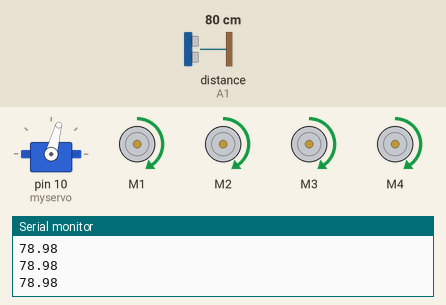
Bench run of a sketch on a simulated Arduino Uno, built with avr-gcc and run on an emulated ATmega328P. Parts: servo, 4 × DC motor (green arrow = forward, orange = backward, longer = faster), the last lines printed to the serial monitor. Wiring (inferred from the names in the program): ultrasonic range finder: trigger A0; echo A1. Inputs (shaded band) come from the test bench; at power-on: distance to the obstacle (sensor on A1) 80 cm. The echo pulse lasts 58.3 µs per cm.

Above: at 1.2 s.
1.3 s: distance to the obstacle (sensor on A1) set to 23 cm
2.8 s: distance to the obstacle (sensor on A1) set to 19 cm
At 5.6 s:
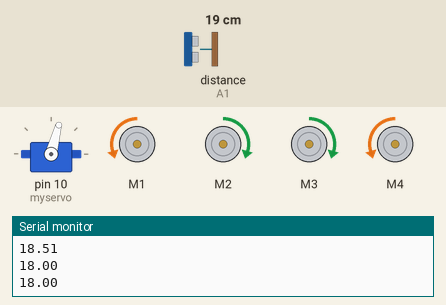
5.8 s: distance to the obstacle (sensor on A1) set to 35 cm
At 7.1 s:
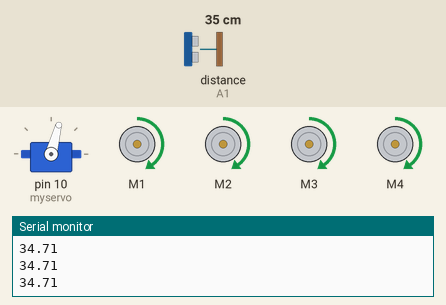
7.5 s: distance to the obstacle (sensor on A1) set to 2 cm
At 8.8 s:
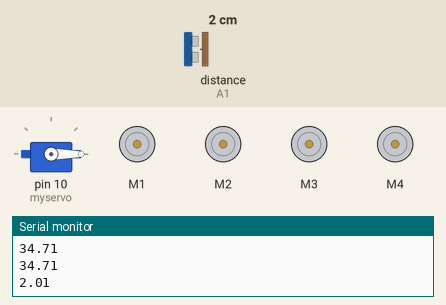
Timing chart, 0 to 11.5 s (numbered marks = the images above; inputs shaded):
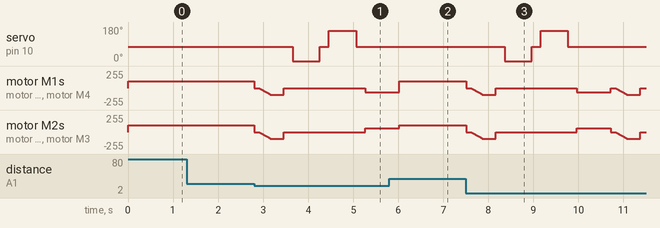

Measured:
- the behaviour switches between 21 and 20 cm on distance to the obstacle (sensor on A1) (found by bisection; images 0 and 1)
- after the input at 2.8 s, servo on pin 10 (myservo): 75° → 0° after 0.86 s, → 75° 0.60 s later, → 160° 0.20 s later, → 75° 0.60 s later
- after the input at 5.8 s, servo on pin 10 (myservo): stays 75° (without the input it goes to 0° after 1.1 s)

The sketch:

car_testing.ino
```cpp
#include <AFMotor.h>
#include <Servo.h>

AF_DCMotor motor1(1);
AF_DCMotor motor2(2);
AF_DCMotor motor3(3);
AF_DCMotor motor4(4);

int TRIG_PIN = A0;
int ECHO_PIN = A1;
int MAX_SPEED = 100;

Servo myservo;

double distance = 100;

double distanceR, distanceL;

void setup() {
  // put your setup code here, to run once:
  myservo.attach(10);
  myservo.write(75);
  motorStop();
  Serial.begin(9600);
  pinMode(TRIG_PIN, OUTPUT);
  pinMode(ECHO_PIN, INPUT);
}

void loop() {

  // put your main code here, to run repeatedly:
  // distanceR = lookRight();
  // Serial.println(distanceR);
  // delay(1000);
  // distanceL = lookLeft();
  // Serial.println(distanceL);
  // delay(1000);
  if(distance<=20){
    motorStop();
    delay(100);
    runBackward();
    delay(300);
    motorStop();
    delay(200);
    distanceR = lookRight();
    Serial.println(distanceR);
    delay(200);
    distanceL = lookLeft();
    Serial.println(distanceL);
    delay(200);

    if(distanceR>=distanceL){
      turnRight();
      motorStop();
    }
    else{
      turnLeft();
      motorStop();
    }
  }
  else{
    runForward2();
  }

  distance = measure();
  Serial.println(distance);
//  delay(1000);
}
void motorStop(){
  motor1.run(RELEASE);
  motor2.run(RELEASE);
  motor3.run(RELEASE);
  motor4.run(RELEASE);
}

void runForward(){
  motor1.run(FORWARD);
  motor2.run(FORWARD);
  motor3.run(FORWARD);
  motor4.run(FORWARD);
  for (int speedSet = 0; speedSet < MAX_SPEED; speedSet +=1){
    motor1.setSpeed(speedSet);
    motor2.setSpeed(speedSet);
    motor3.setSpeed(speedSet);
    motor4.setSpeed(speedSet);
    delay(5);
  }
}

void runForward2(){
  int speedSet = 100;
  motor1.setSpeed(speedSet);
  motor2.setSpeed(speedSet);
  motor3.setSpeed(speedSet);
  motor4.setSpeed(speedSet);

  motor1.run(FORWARD);
  motor2.run(FORWARD);
  motor3.run(FORWARD);
  motor4.run(FORWARD);

}

void runBackward(){
  motor1.run(BACKWARD);
  motor2.run(BACKWARD);
  motor3.run(BACKWARD);
  motor4.run(BACKWARD);
  for (int speedSet = 0; speedSet < MAX_SPEED; speedSet +=2){
    motor1.setSpeed(speedSet);
    motor2.setSpeed(speedSet);
    motor3.setSpeed(speedSet);
    motor4.setSpeed(speedSet);
    delay(5);
  }
}

void turnLeft(){
  motor1.setSpeed(60);
  motor2.setSpeed(60);
  motor3.setSpeed(60);
  motor4.setSpeed(60);
  motor1.run(FORWARD);
  motor4.run(FORWARD);
  motor3.run(BACKWARD);
  motor2.run(BACKWARD);
  delay(750);
  // motor1.run(FORWARD);
  // motor4.run(FORWARD);
  // motor3.run(FORWARD);
  // motor2.run(FORWARD);
}

void turnRight(){
  motor1.setSpeed(60);
  motor2.setSpeed(60);
  motor3.setSpeed(60);
  motor4.setSpeed(60);
  motor1.run(BACKWARD);
  motor4.run(BACKWARD);
  motor3.run(FORWARD);
  motor2.run(FORWARD);
  delay(750);
  // motor1.run(FORWARD);
  // motor4.run(FORWARD);
  // motor3.run(FORWARD);
  // motor2.run(FORWARD);
}

int lookRight()
{
    myservo.write(0);
    delay(500);
    int distance = measure();
    delay(100);
    myservo.write(75);
    return distance;
}
int lookLeft()
{
    myservo.write(160);
    delay(500);
    int distance = measure();
    delay(100);
    myservo.write(75);
    return distance;
    delay(100);
}

double measure(){
  digitalWrite(TRIG_PIN, LOW);
  delayMicroseconds(2);
  digitalWrite(TRIG_PIN, HIGH);
  delayMicroseconds(10);
  digitalWrite(TRIG_PIN, LOW);

  double duration = pulseIn(ECHO_PIN, HIGH);
  double distance = 0.017 * duration;
  // Serial.println(distance);
  return distance;

}
```
